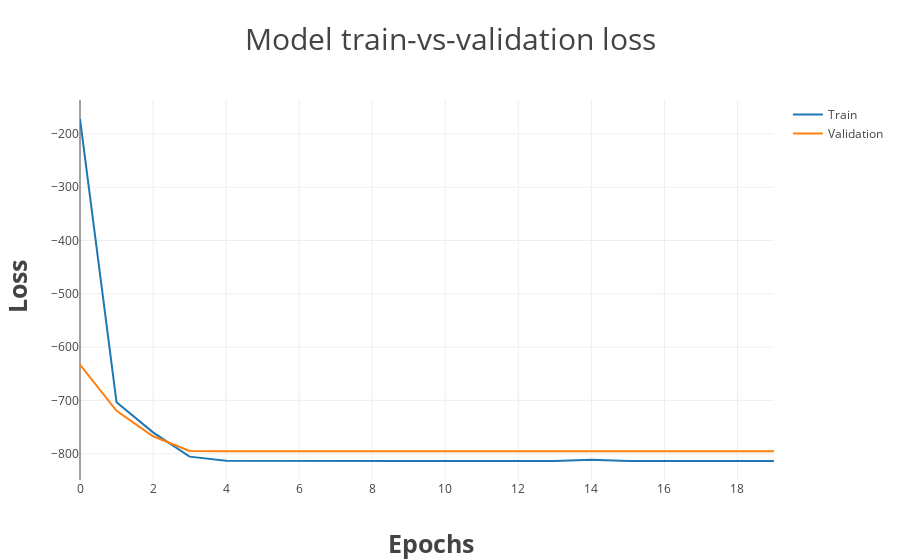

The notebook cell this image was saved under:
### Code cell
# MODEL EVALUATION

pyo.init_notebook_mode(connected=True)
trace = []
for label, loss in zip(['Train', 'Validation'], ['loss', 'val_loss']):
    trace0 = {'type' : 'scatter', 
              'x'    : df_history.index.tolist(),
              'y'    : df_history[loss].tolist(),
              'name' : label,
              'mode' : 'lines'
              }
        
    trace.append(trace0)
data = Data(trace)
layout = {'title' : 'Model train-vs-validation loss', 'titlefont':{'size' : 30},
          'xaxis' : {'title':  '<b> Epochs', 'titlefont':{ 'size' : 25}},
          'yaxis' : {'title':  '<b> Loss', 'titlefont':{ 'size' : 25}},
          }
fig = Figure(data = data, layout = layout)
    
pyo.iplot(fig)

### Figure 1 — Plotly figure (JSON) as saved in the notebook; plotly's stock layout.template omitted (floating-point values rounded to 4 significant figures)
{"data": [{"mode": "lines", "name": "Train", "type": "scatter", "uid": "34c0c38b-e64b-424f-834c-370b39f5b325", "x": [0, 1, 2, 3, 4, 5, 6, 7, 8, 9, 10, 11, 12, 13, 14, 15, 16, 17, 18, 19], "y": [-171.9, -703.4, -759.9, -805.5, -813.3, -813.7, -813.7, -813.7, -813.7, -813.7, -813.7, -813.7, -813.6, -813.7, -811.4, -813.7, -813.7, -813.7, -813.7, -813.7]}, {"mode": "lines", "name": "Validation", "type": "scatter", "uid": "781b8aa4-1c35-4506-93a7-d90f1f0ab13e", "x": [0, 1, 2, 3, 4, 5, 6, 7, 8, 9, 10, 11, 12, 13, 14, 15, 16, 17, 18, 19], "y": [-632.7, -719.4, -767.3, -794.7, -795.1, -795.1, -795.1, -795.1, -795.1, -795.1, -795.1, -795.1, -795.1, -795.1, -795.1, -795.1, -795.1, -795.1, -795.1, -795.1]}], "layout": {"title": {"font": {"size": 30}, "text": "Model train-vs-validation loss"}, "xaxis": {"title": {"font": {"size": 25}, "text": "<b> Epochs"}}, "yaxis": {"title": {"font": {"size": 25}, "text": "<b> Loss"}}}}
